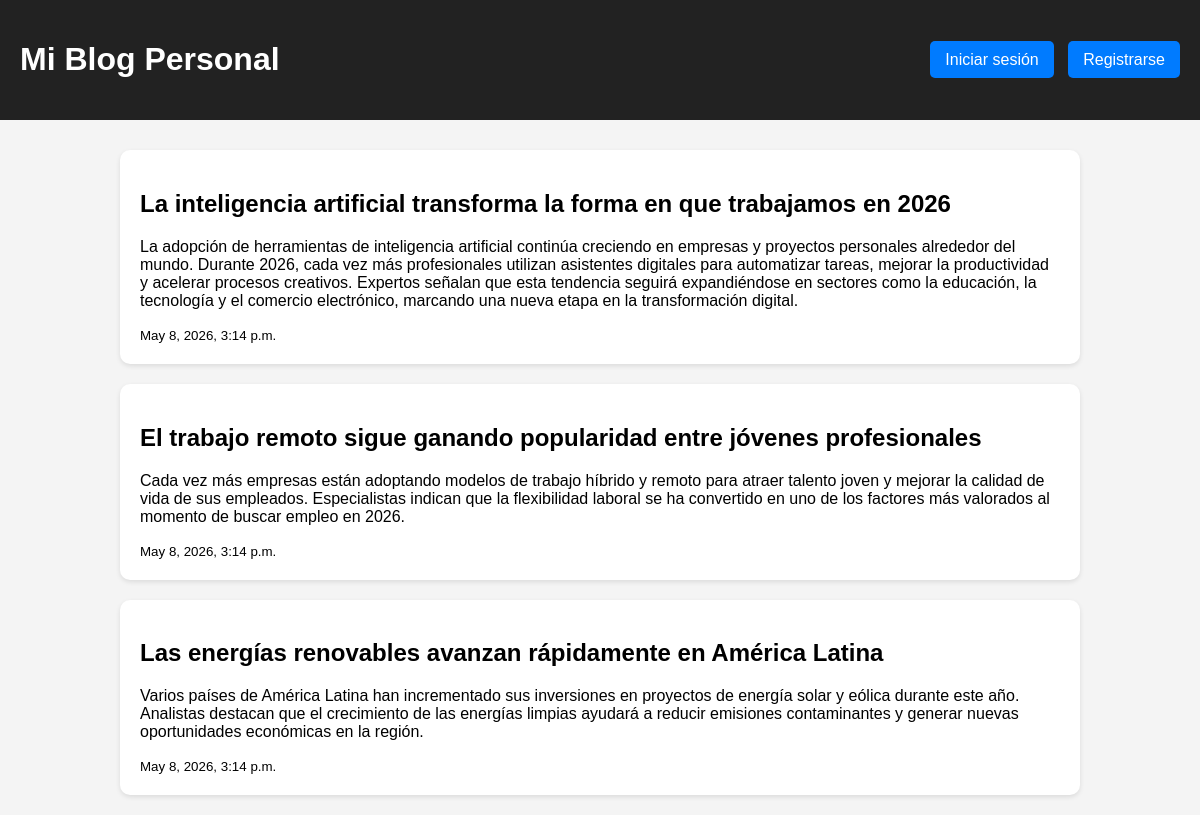
The page / on the database its author committed.
### blog/models.py (models this page shows, shortened)
class Publicacion(models.Model):
    titulo = models.CharField(max_length=200)
    contenido = models.TextField()
    fecha = models.DateTimeField(auto_now_add=True)

### blog/views.py (the view)
# urls.py: path('', views.inicio, name='inicio'),
def inicio(request):
    publicaciones = Publicacion.objects.all()
    return render(request, 'inicio.html', {'publicaciones': publicaciones})

### blog/templates/inicio.html (shortened to what this page needs)
<!DOCTYPE html>
<html>
<head>
</head>
<body>
<header>
    <h1>Mi Blog Personal</h1>
    <div class="botones">
        {% if user.is_authenticated %}
            <span>Hola, {{ user.username }}</span>
            <form action="/accounts/logout/" method="post" style="display:inline;">
    {% csrf_token %}
    <button type="submit">Cerrar sesión</button>
</form>
        {% else %}
            <a href="/accounts/login/">Iniciar sesión</a>
            <a href="/registro/">Registrarse</a>
        {% endif %}
    </div>
</header>
<div class="contenedor">
{% for publicacion in publicaciones %}
<div class="post">
    <h2>{{ publicacion.titulo }}</h2>
    <p>{{ publicacion.contenido }}</p>
    <small>{{ publicacion.fecha }}</small>
</div>
{% endfor %}
</div>
</body>
</html>

### blog/templates/inicio.html (style rules this page uses)
body { font-family: Arial; background:#f4f4f4; margin:0; padding:0; }
header { background:#222; color:white; padding:20px; display:flex; justify-content:space-between; align-items:center; }
.botones a { text-decoration:none; background:#007bff; color:white; padding:10px 15px; border-radius:5px; margin-left:10px; }
.contenedor { width:80%; margin:auto; margin-top:30px; }
.post { background:white; padding:20px; margin-bottom:20px; border-radius:10px; box-shadow:0px 2px 5px rgba(0,0,0,0.1); }

### rows shown on the page
Publicacion: titulo "La inteligencia artificial transforma la forma en que trabajamos en 2026", contenido "La adopción de herramientas de inteligencia artificial continúa creciendo en empresas y proyectos personales alrededor del mundo. Durante 2026, cada vez más profesionales utilizan asistentes digitales para automatizar tareas, mejorar la productividad y acelerar procesos creativos. Expertos señalan que esta tendencia seguirá expandiéndose en sectores como la educación, la tecnología y el comercio electrónico, marcando una nueva etapa en la transformación digital.", fecha "May 8, 2026, 3:14 p.m."
Publicacion: titulo "El trabajo remoto sigue ganando popularidad entre jóvenes profesionales", contenido "Cada vez más empresas están adoptando modelos de trabajo híbrido y remoto para atraer talento joven y mejorar la calidad de vida de sus empleados. Especialistas indican que la flexibilidad laboral se ha convertido en uno de los factores más valorados al momento de buscar empleo en 2026.", fecha "May 8, 2026, 3:14 p.m."
Publicacion: titulo "Las energías renovables avanzan rápidamente en América Latina", contenido "Varios países de América Latina han incrementado sus inversiones en proyectos de energía solar y eólica durante este año. Analistas destacan que el crecimiento de las energías limpias ayudará a reducir emisiones contaminantes y generar nuevas oportunidades económicas en la región.", fecha "May 8, 2026, 3:14 p.m."
